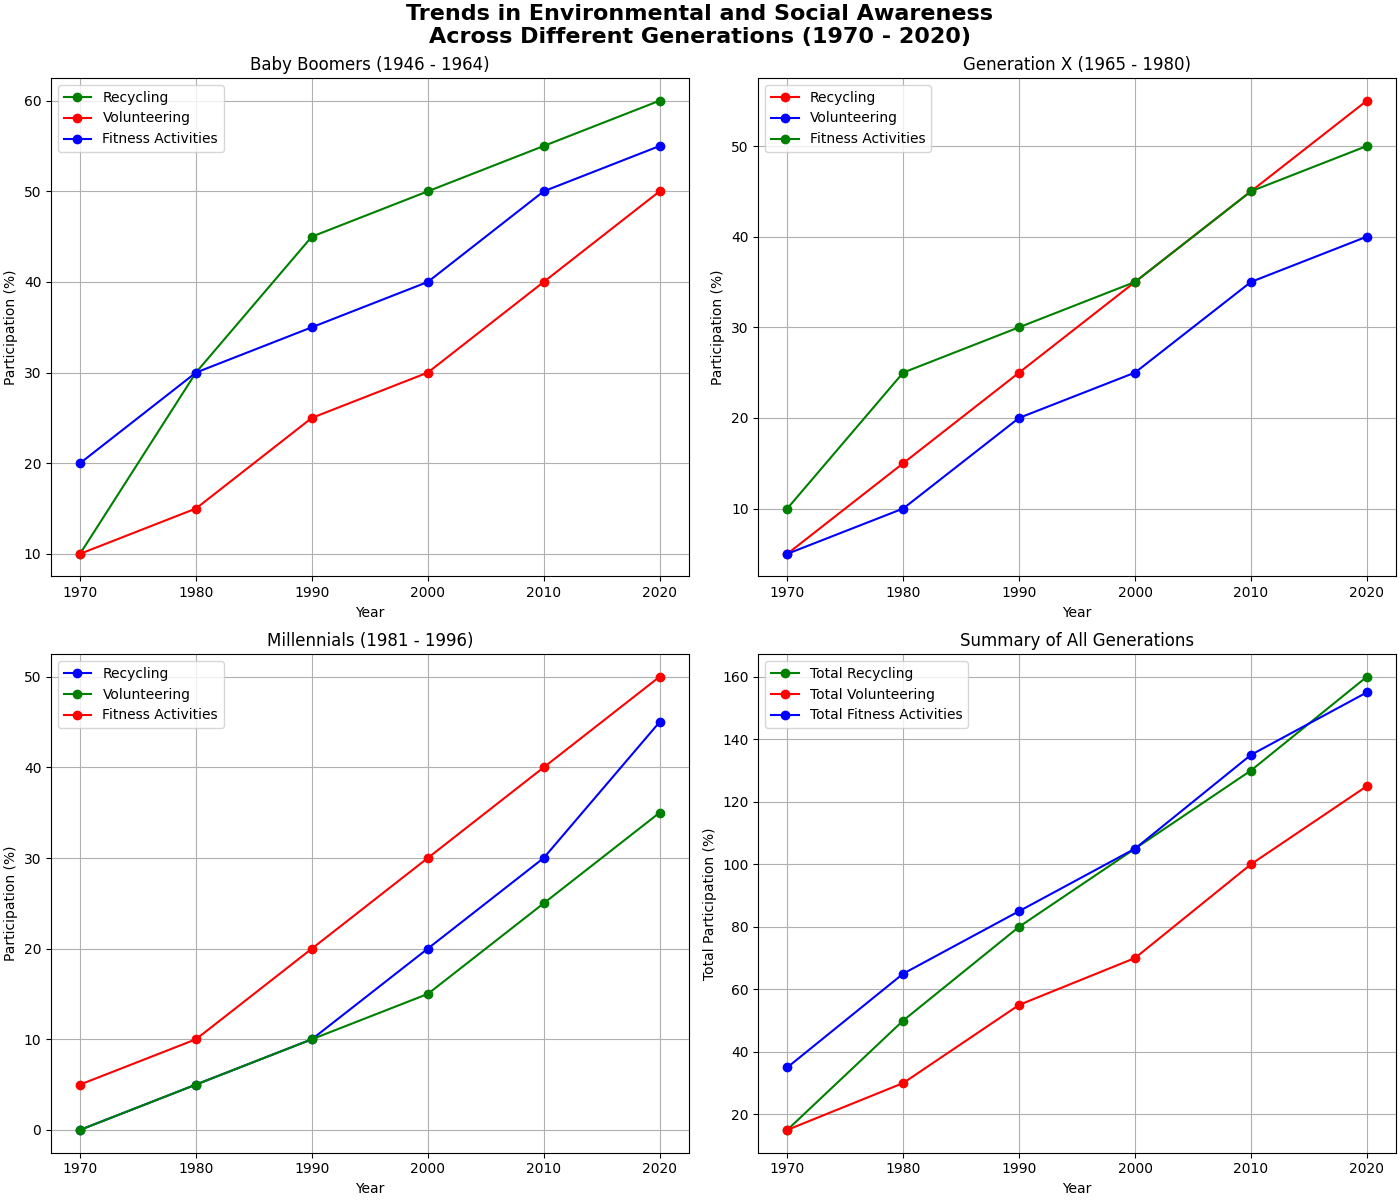

Reproduce this figure in Python.
import matplotlib.pyplot as plt
import numpy as np

# Define the years
years = np.arange(1970, 2021, 10)

# Participation percentages (in %)
recycling_boomers = [10, 30, 45, 50, 55, 60]
volunteering_boomers = [10, 15, 25, 30, 40, 50]
fitness_boomers = [20, 30, 35, 40, 50, 55]

recycling_genx = [5, 15, 25, 35, 45, 55]
volunteering_genx = [5, 10, 20, 25, 35, 40]
fitness_genx = [10, 25, 30, 35, 45, 50]

recycling_millennials = [0, 5, 10, 20, 30, 45]
volunteering_millennials = [0, 5, 10, 15, 25, 35]
fitness_millennials = [5, 10, 20, 30, 40, 50]

fig, axs = plt.subplots(2, 2, figsize=(14, 12), constrained_layout=True)

# Define a list of colors to shuffle manually
colors = ['blue', 'green', 'red']

# Line plots for each generation with shuffled colors
axs[0, 0].plot(years, recycling_boomers, label='Recycling', marker='o', color=colors[1])
axs[0, 0].plot(years, volunteering_boomers, label='Volunteering', marker='o', color=colors[2])
axs[0, 0].plot(years, fitness_boomers, label='Fitness Activities', marker='o', color=colors[0])
axs[0, 0].set_title('Baby Boomers (1946 - 1964)')
axs[0, 0].set_xlabel('Year')
axs[0, 0].set_ylabel('Participation (%)')
axs[0, 0].legend()
axs[0, 0].grid(True)

axs[0, 1].plot(years, recycling_genx, label='Recycling', marker='o', color=colors[2])
axs[0, 1].plot(years, volunteering_genx, label='Volunteering', marker='o', color=colors[0])
axs[0, 1].plot(years, fitness_genx, label='Fitness Activities', marker='o', color=colors[1])
axs[0, 1].set_title('Generation X (1965 - 1980)')
axs[0, 1].set_xlabel('Year')
axs[0, 1].set_ylabel('Participation (%)')
axs[0, 1].legend()
axs[0, 1].grid(True)

axs[1, 0].plot(years, recycling_millennials, label='Recycling', marker='o', color=colors[0])
axs[1, 0].plot(years, volunteering_millennials, label='Volunteering', marker='o', color=colors[1])
axs[1, 0].plot(years, fitness_millennials, label='Fitness Activities', marker='o', color=colors[2])
axs[1, 0].set_title('Millennials (1981 - 1996)')
axs[1, 0].set_xlabel('Year')
axs[1, 0].set_ylabel('Participation (%)')
axs[1, 0].legend()
axs[1, 0].grid(True)

# Summary plot with shuffled colors
axs[1, 1].plot(years, np.array(recycling_boomers) + np.array(recycling_genx) + np.array(recycling_millennials), 
               label='Total Recycling', marker='o', color=colors[1])
axs[1, 1].plot(years, np.array(volunteering_boomers) + np.array(volunteering_genx) + np.array(volunteering_millennials), 
               label='Total Volunteering', marker='o', color=colors[2])
axs[1, 1].plot(years, np.array(fitness_boomers) + np.array(fitness_genx) + np.array(fitness_millennials), 
               label='Total Fitness Activities', marker='o', color=colors[0])
axs[1, 1].set_title('Summary of All Generations')
axs[1, 1].set_xlabel('Year')
axs[1, 1].set_ylabel('Total Participation (%)')
axs[1, 1].legend()
axs[1, 1].grid(True)

# Main title
fig.suptitle('Trends in Environmental and Social Awareness\nAcross Different Generations (1970 - 2020)', weight='bold', size=16)

# Show plot
plt.show()
